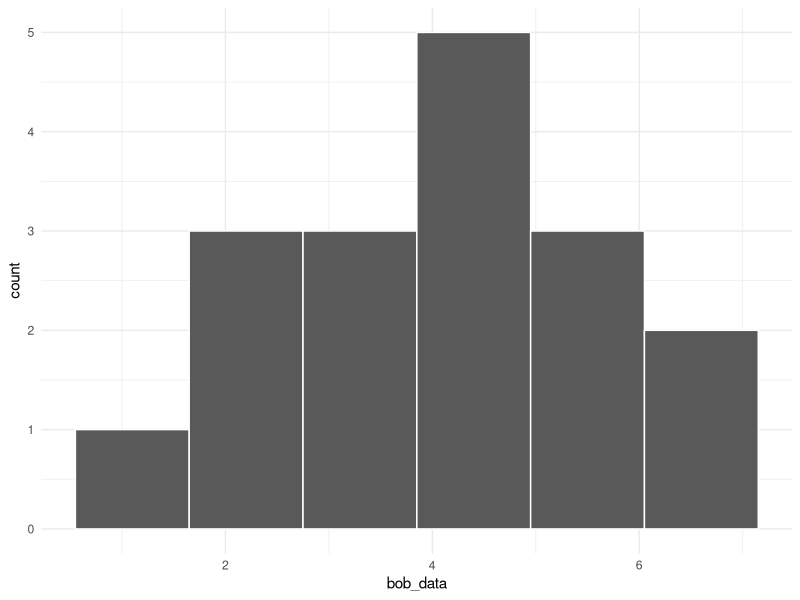
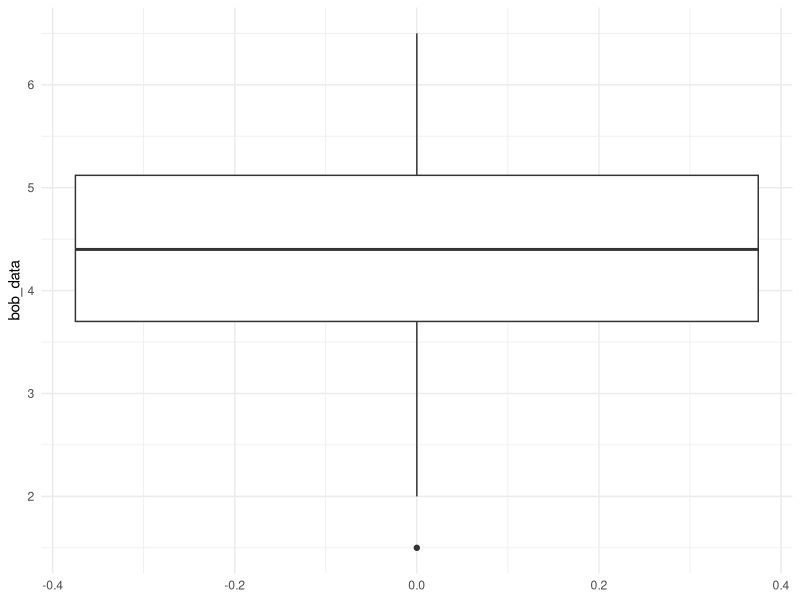
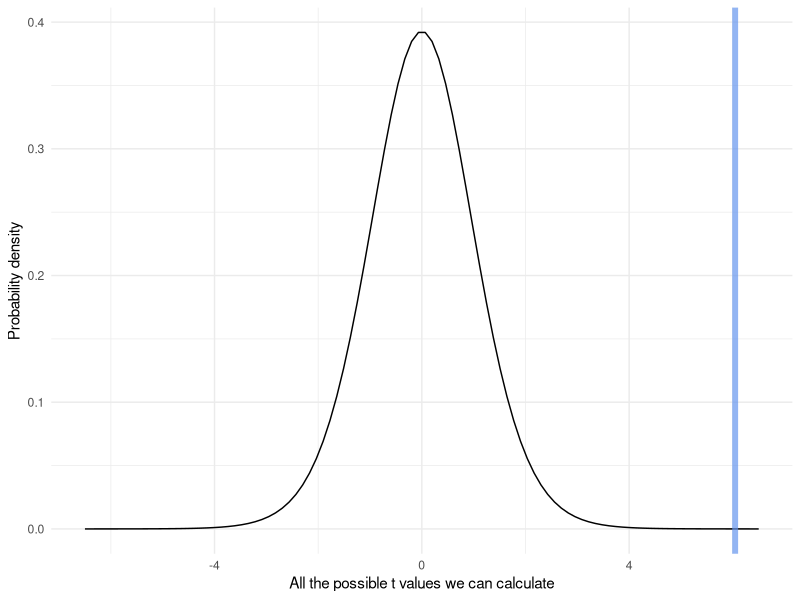

Recreate these plots in R, in order.
## ---- chunk 1
mu_0 <- 2
## ---- chunk 2
bob_data <- c(4.75, 4.4, 3.8, 5.2, 4.2, 4.7, 5.12, 4.9, 6, 2, 2.3, 1.5, 2.2, 3.8, 3.7, 6.5, 6.2)
## ---- chunk 3
library(ggplot2)
ggplot(data.frame(bob_data=bob_data), aes(x=bob_data)) +
  geom_histogram(binwidth=1.1, col="white", lwd=0.5) +
  theme_minimal()
## ---- chunk 4
ggplot(data.frame(bob_data=bob_data), aes(y=bob_data)) +
  geom_boxplot() +
  theme_minimal()
## ---- chunk 5
# * THIS IS BY HAND
n         <- length(bob_data)
x_bar     <- mean(bob_data)
sample_sd <- sd(bob_data)
c(n=n, x_bar=x_bar, sample_sd=sample_sd)
## ---- chunk 6
# * THIS IS CONTINUING THE BY HAND CALCULATION
t     <- (x_bar-mu_0) / (sample_sd/sqrt(n))
t
## ---- chunk 7
# * THIS IS CONTINUING THE BY HAND CALCULATION
df    <- n-1
df
## ---- chunk 8
# * THIS IS THE T-DISTRIBUTION WE ARE COMPARING AGAINST
x  <- seq(-6.5, 6.5, length=100)
hx <- dt(x, df=n-1)
t_dist <- data.frame(cbind(x,hx))

ggplot(t_dist, aes(x=x, y=hx)) + 
  geom_line() +
  geom_vline(xintercept=t, col="cornflowerblue", lwd=2, alpha=0.7) +
  xlab("All the possible t values we can calculate") +
  ylab("Probability density") +
  theme_minimal()
## ---- chunk 9
# * THIS IS CONTINUING THE BY HAND CALCULATION
p_val <- 2*(1 - pt(q=t, df=df))
p_val
## ---- chunk 10
# * THIS IS "USING R"
test <- t.test(x=bob_data, alternative="two.sided", mu=2)
test$p.value
